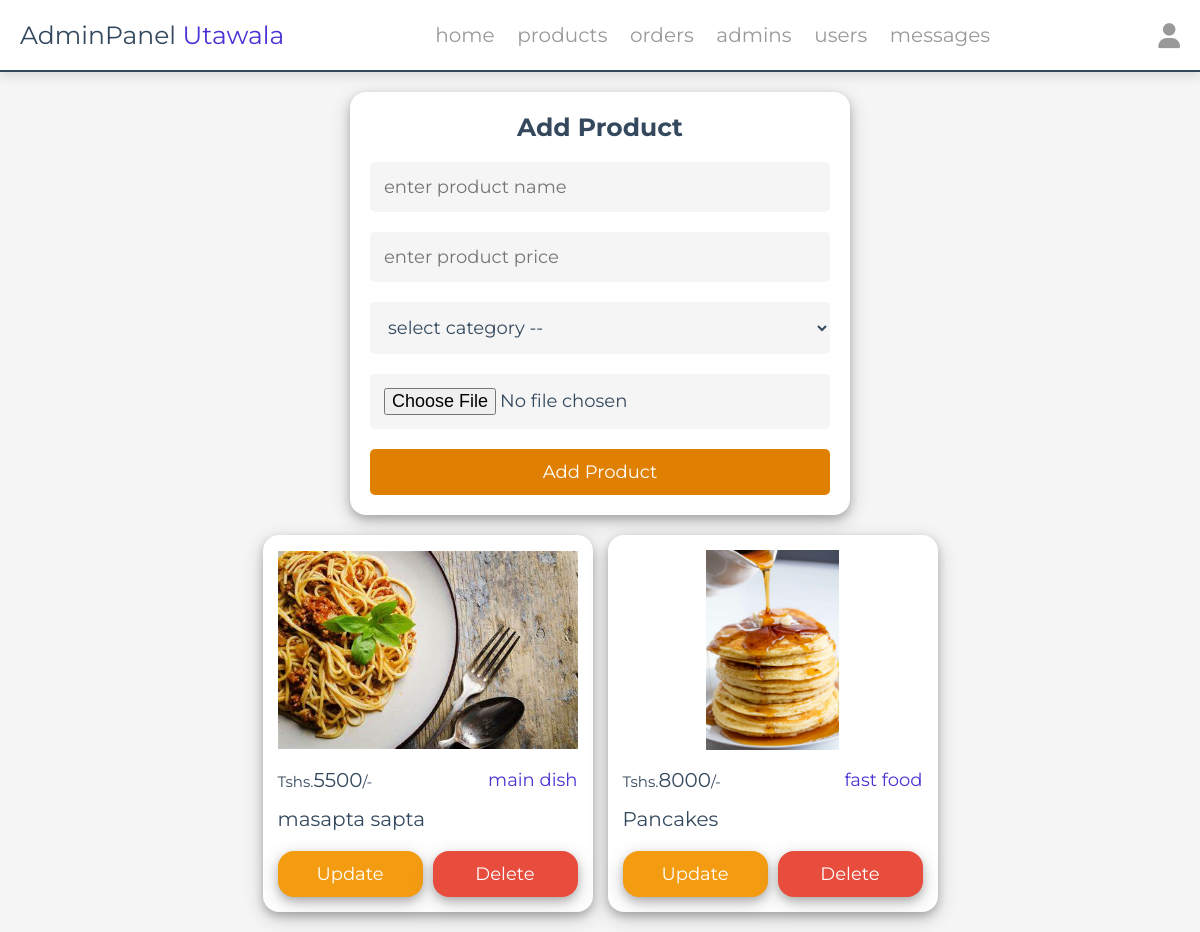
The app's page /admin/products.php (signed in) with its own data.
### tables this page shows
CREATE TABLE IF NOT EXISTS `products` (
  `id` int NOT NULL AUTO_INCREMENT,
  `name` varchar(100) NOT NULL,
  `category` varchar(100) NOT NULL,
  `price` int NOT NULL,
  `image` varchar(100) NOT NULL,
  PRIMARY KEY (`id`)
);

### admin/products.php (the view, shortened to what this page needs)
<?php
include '../components/connect.php';
?>
<!DOCTYPE html>
<html lang="en">
<head>
   <link rel="stylesheet" href="https://cdnjs.cloudflare.com/ajax/libs/font-awesome/6.1.1/css/all.min.css">
   <link rel="stylesheet" href="../css/admin_style.css">
</head>
<body>
<?php include '../components/admin_header.php' ?>
<section class="add-products" style="border: none;">
   <form action="" method="POST" enctype="multipart/form-data" style="border-radius: 16px;box-shadow: 0 4px 8px 0 rgba(0, 0, 0, 0.2), 0 6px 20px 0 rgba(0, 0, 0, 0.19) ; border:none;">
      <h3>add product</h3>
      <input type="text" required placeholder="enter product name" name="name" maxlength="100" class="box" style="border: none;">
      <input type="number" min="0" max="9999999999" required placeholder="enter product price" name="price" onkeypress="if(this.value.length == 10) return false;" class="box" style="border: none;">
      <select name="category" class="box" style="border: none;" required>
         <option value="" disabled selected>select category --</option>
      </select>
      <input type="file" name="image" class="box" accept="image/jpg, image/jpeg, image/png, image/webp" style="border: none;" required>
      <input type="submit" value="add product" name="add_product" class="btn">
   </form>
</section>
<section class="show-products" style="padding-top: 0;">
   <div class="box-container">
   <?php
      $show_products = $conn->prepare("SELECT * FROM `products`");
      $show_products->execute();
      if($show_products->rowCount() > 0){
         while($fetch_products = $show_products->fetch(PDO::FETCH_ASSOC)){
   ?>
   <div class="box" style="border-radius: 16px;box-shadow: 0 4px 8px 0 rgba(0, 0, 0, 0.2), 0 6px 20px 0 rgba(0, 0, 0, 0.19) ; border:none;">
      <img src="../uploaded_img/<?= $fetch_products['image']; ?>" alt="">
      <div class="flex">
         <div class="price"><span>Tshs.</span><?= $fetch_products['price']; ?><span>/-</span></div>
         <div class="category"><?= $fetch_products['category']; ?></div>
      </div>
      <div class="name"><?= $fetch_products['name']; ?></div>
      <div class="flex-btn">
         <a href="update_product.php?update=<?= $fetch_products['id']; ?>" class="option-btn" style="border-radius: 16px;box-shadow: 0 4px 8px 0 rgba(0, 0, 0, 0.2), 0 6px 20px 0 rgba(0, 0, 0, 0.19) ; border:none;">update</a>
         <a href="products.php?delete=<?= $fetch_products['id']; ?>" class="delete-btn" style="border-radius: 16px;box-shadow: 0 4px 8px 0 rgba(0, 0, 0, 0.2), 0 6px 20px 0 rgba(0, 0, 0, 0.19) ; border:none;" onclick="return confirm('delete this product?');">delete</a>
      </div>
   </div>
   <?php
         }
      }else{
         echo '<p class="empty">no products added yet!</p>';
      }
   ?>
   </div>
</section>
</body>
</html>

### css/admin_style.css (style rules this page uses)
:root { --main-color:#4834d4; --minor-color:rgb(224, 128, 2); --red:#e74c3c; --orange:#f39c12; --black:#34495e; --white:#fff; --light-bg:#f5f5f5; --light-color:#999; --border:.2rem solid var(--black); --box-shadow:0 .5rem 1rem rgba(0,0,0,.1); }
* { font-family: 'Montserrat', sans-serif; margin:0; padding:0; box-sizing: border-box; text-decoration: none; outline: none; border:none; }
html { font-size: 62.5%; overflow-x: hidden; }
body { background-color: var(--light-bg); }
section { max-width: 1200px; margin:0 auto; padding:2rem; }
.btn, .delete-btn, .option-btn { display: block; margin-top: 1rem; border-radius: .5rem; cursor: pointer; width: 100%; font-size: 1.8rem; color:var(--white); padding:1.2rem 3rem; text-transform: capitalize; text-align: center; }
.btn { background-color: var(--minor-color); }
.delete-btn { background-color: var(--red); }
.option-btn { background-color: var(--orange); }
.flex-btn { display: flex; gap:1rem; }
.add-products form { margin:0 auto; max-width: 50rem; background-color: var(--white); border-radius: .5rem; box-shadow: var(--box-shadow); border:var(--border); padding:2rem; text-align: center; }
.add-products form h3 { margin-bottom: 1rem; font-size: 2.5rem; color:var(--black); text-transform: capitalize; }
.add-products form .box { background-color: var(--light-bg); border:var(--border); width: 100%; padding:1.4rem; font-size: 1.8rem; color:var(--black); border-radius: .5rem; margin: 1rem 0; }
.show-products .box-container { display: grid; grid-template-columns: repeat(auto-fit, 33rem); gap:1.5rem; justify-content: center; align-items: flex-start; }
.show-products .box-container .box { background-color: var(--white); border-radius: .5rem; box-shadow: var(--box-shadow); border:var(--border); padding:1.5rem; }
.show-products .box-container .box img { width: 100%; height: 20rem; object-fit: contain; margin-bottom: 1rem; }
.show-products .box-container .box .name { font-size: 2rem; color:var(--black); padding:1rem 0; }
.show-products .box-container .box .flex { display: flex; align-items: center; gap:1rem; justify-content: space-between; }
.show-products .box-container .box .flex .category { font-size: 1.8rem; color:var(--main-color); }
.show-products .box-container .box .flex .price { font-size: 2rem; color:var(--black); margin:.5rem 0; }
.show-products .box-container .box .flex .price span { font-size: 1.5rem; }

### records on screen
products: image (picture), price "5500", category "main dish", name "masapta sapta"
products: image (picture), price "8000", category "fast food", name "Pancakes"
